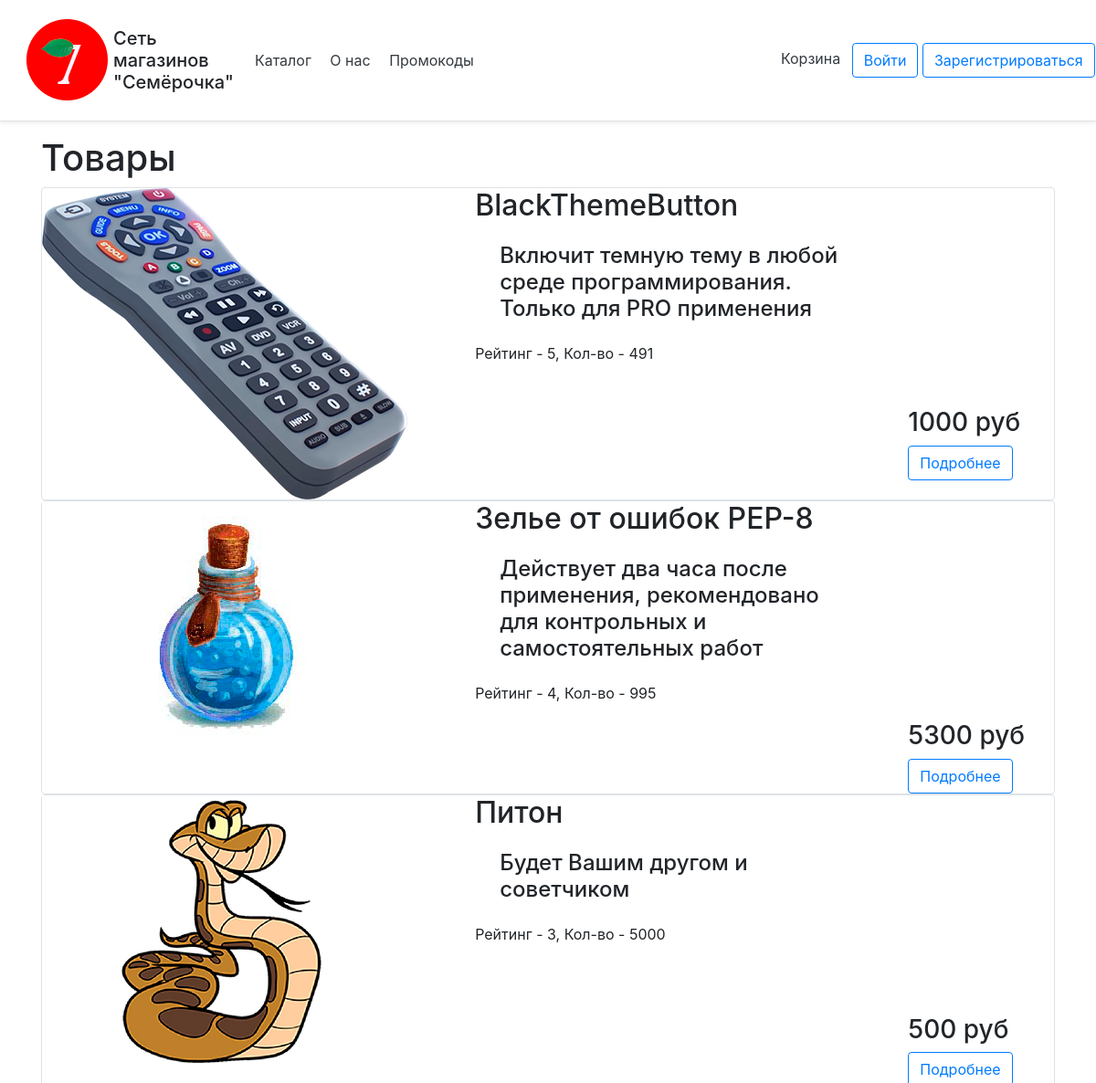
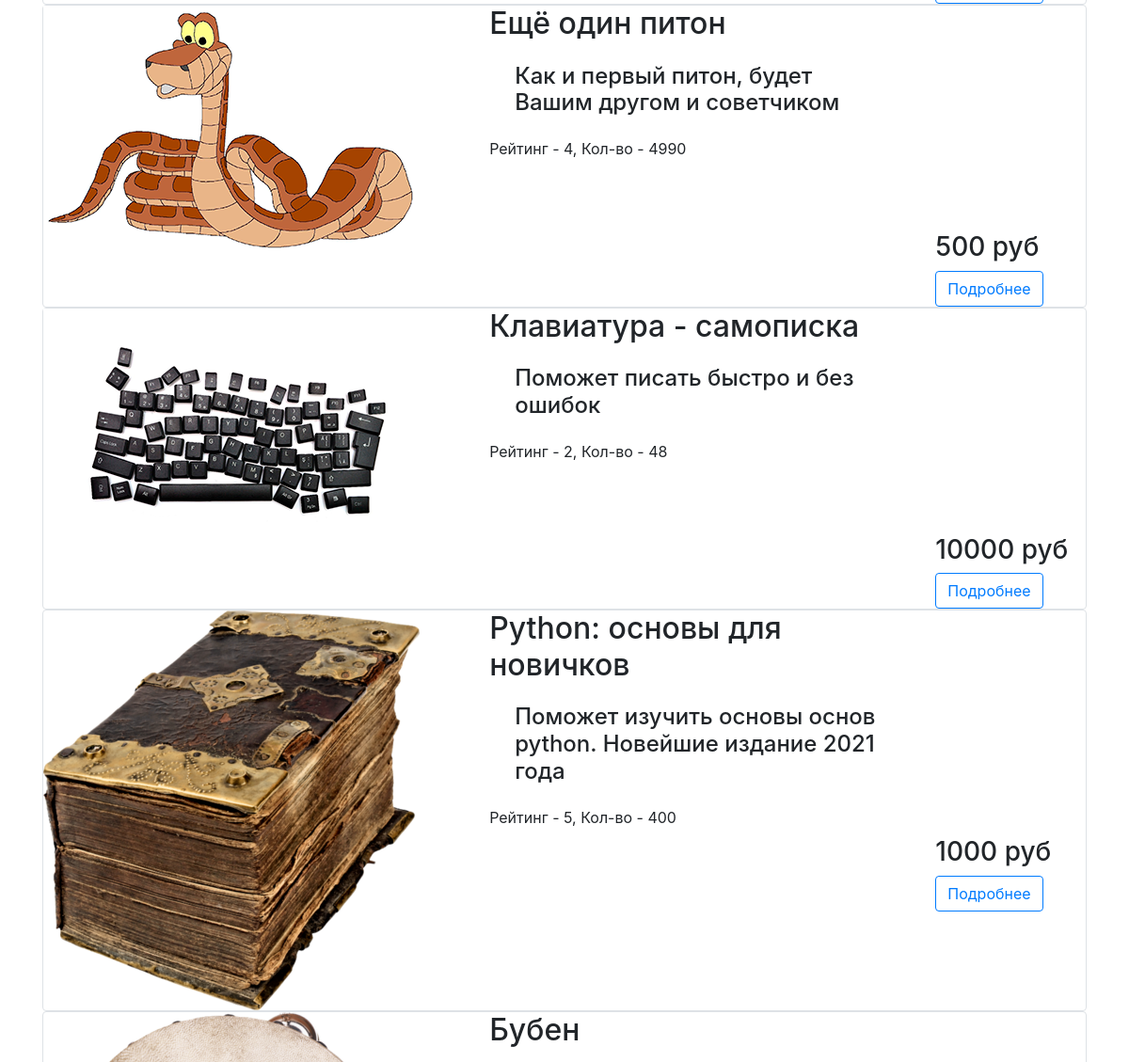
The app's page /catalog (upper part), older data (2 pictures, top to bottom).
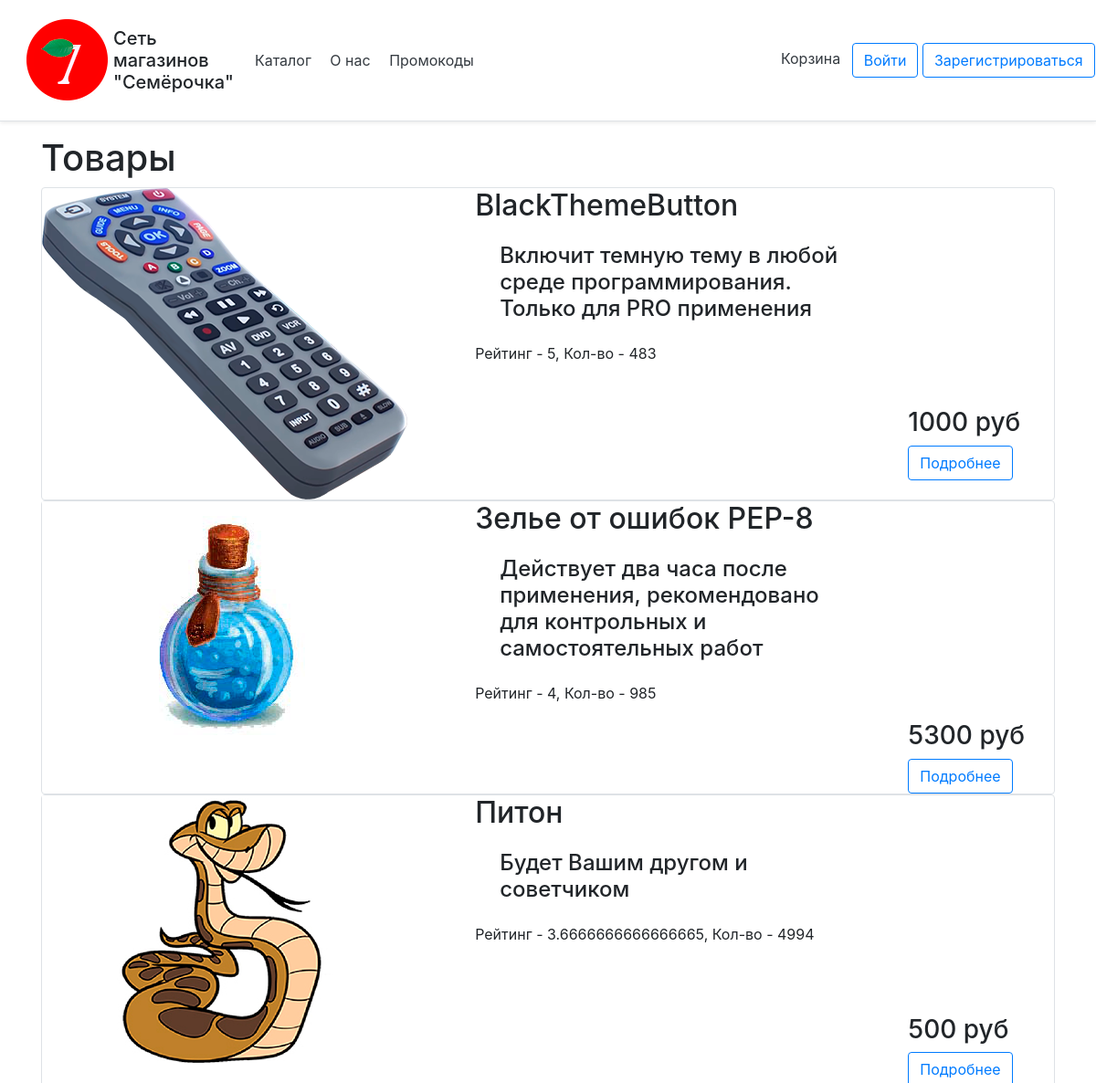
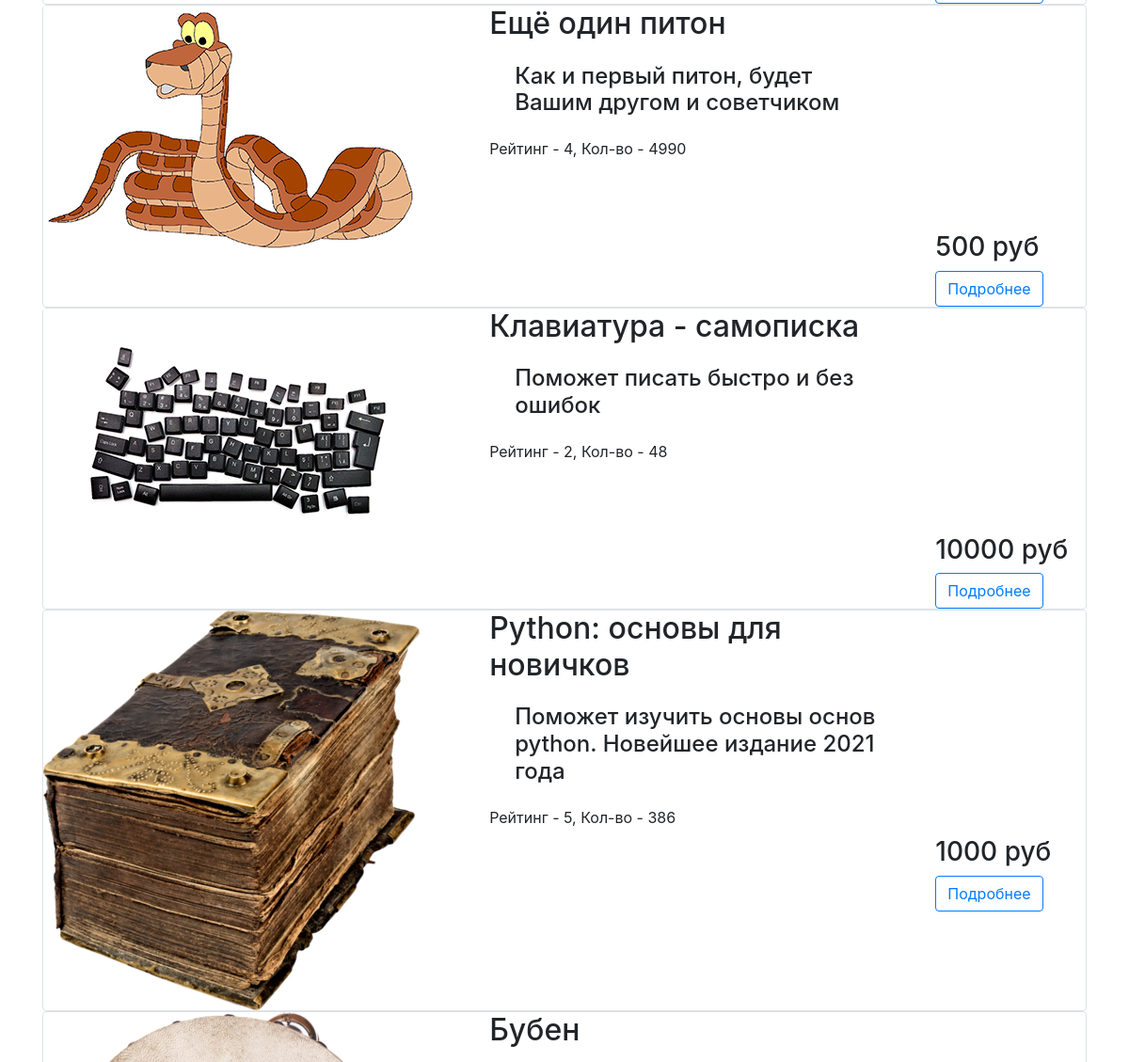
The same page, newer data (2 pictures, top to bottom).
### data/goods.py (models this page shows)
class Good(SqlAlchemyBase):
    __tablename__ = 'goods'
    id = sqlalchemy.Column(sqlalchemy.Integer,
                           primary_key=True, autoincrement=True)
    name = sqlalchemy.Column(sqlalchemy.String, nullable=True)
    price = sqlalchemy.Column(sqlalchemy.Integer)
    rating = sqlalchemy.Column(sqlalchemy.Float)
    count_rating = sqlalchemy.Column(sqlalchemy.Integer)
    amount = sqlalchemy.Column(sqlalchemy.Integer)
    picture = sqlalchemy.Column(sqlalchemy.String)
    about = sqlalchemy.Column(sqlalchemy.String)
    goodstobuy = orm.relation("Goodstobuy", back_populates='good')

### main.py (the view)
@app.route("/catalog")
def catalog():
    db_sess = db_session.create_session()
    goods = db_sess.query(Good).filter(Good.amount > 0)
    return render_template('catalog.html', goods=goods, title='Каталог', message="")

### data/db_session.py (called while the page is built)
def create_session() -> Session:
    global __factory
    return __factory()

### templates/catalog.html (shortened to what this page needs)
{% extends "base.html" %}
{% block content %}
<h1>Товары</h1>
{% for item in goods%}
<div class="col-md6 border rounded">
    <div class="row">
        <div class="col-lg-5">
            <img src={{item.picture}} alt="здесь должна была быть картинка, но не нашлась">
        </div>
        <div class="col-lg-5">
            <h2>{{item.name}}</h2>
            <h4 id='main'>{{item.about}}</h4>
            <div>
                Рейтинг - {{item.rating}}, Кол-во - {{item.amount}}
            </div>
        </div>
        <div class="col-lg-2">
            <br> </br>
            <br> </br>
            <br> </br>
            <br> </br>
            <br> </br>
            <h3>{{item.price}} руб</h3>
            <a class="btn btn-outline-primary" href="{{'/catalog/' + item.name}}">Подробнее</a>
        </div>
    </div>
</div>
{% endfor %}
<br> </br>
<br> </br>
<br> </br>
<br> </br>
{% endblock %}

### templates/base.html (shortened to what this page needs)
<!DOCTYPE html>
<html lang="en">
<head>
    <link rel="stylesheet" type="text/css" href="/static/css/main.css">
    <link rel="stylesheet" href="https://stackpath.bootstrapcdn.com/bootstrap/4.4.1/css/bootstrap.min.css"
>
</head>
<body>
<header class="d-flex flex-column flex-md-row align-items-center p-3 px-md-4 mb-3 bg-body border-bottom shadow-sm cc_cursor">
    <img src=/static/img/logo.png alt="здесь должна была быть картинка, но не нашлась">
    <p class="h5 my-0 me-md-auto fw-normal">Сеть магазинов "Семёрочка"</p>
    <div class="col-lg-6">
        <a class="p-2 text-dark" href="/catalog">Каталог</a>
        <a class="p-2 text-dark" href="/about">О нас</a>
        <a class="p-2 text-dark" href="/promo">Промокоды</a>
    </div>
    <div class="col-lg-4">
        <a class="p-2 text-dark cc_pointer" href="/goodstobuy">Корзина</a>
        {% if current_user.is_authenticated %}
        <a class="btn btn-outline-primary" href="/logout">Выйти</a>
        {% else %}
        <a class="btn btn-outline-primary" href="/login">Войти</a>
        <a class="btn btn-outline-primary" href="/register">Зарегистрироваться</a>
        {% endif %}
    </div>
</header>
<main role="main" class="container">
    {% block content %}{% endblock %}
    <br></br>
    <br></br>
    <br></br>
</main>
</body>
</html>

### static/css/main.css (style rules this page uses)
#main { padding-bottom: 10px; padding-left: 15px; padding-right:10px; padding-top:10px; margin:12px }

Row changes from the older to the newer data that the page shows:
changed Good "BlackThemeButton": amount "491" → "483"
changed Good "Зелье от ошибок PEP-8": amount "995" → "985"
changed Good "Питон": rating "3" → "3.6666666666666665"; amount "5000" → "4994"
changed Good "Python: основы для новичков": about "Поможет изучить основы основ python. Новейшие издание 2021 года" → "Поможет изучить основы основ python. Новейшее издание 2021 года"; amount "400" → "386"
